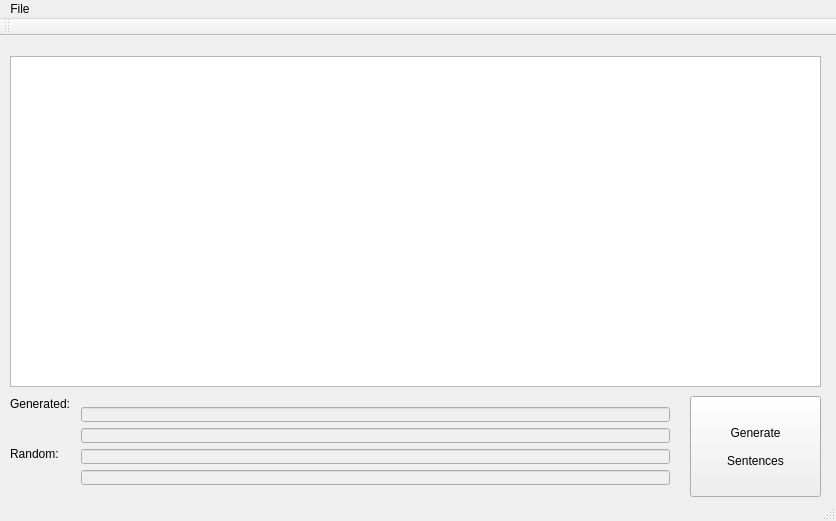
<?xml version="1.0" encoding="UTF-8"?>
<ui version="4.0">
 <class>MainWindow</class>
 <widget class="QMainWindow" name="MainWindow">
  <property name="geometry">
   <rect>
    <x>0</x>
    <y>0</y>
    <width>836</width>
    <height>521</height>
   </rect>
  </property>
  <property name="windowTitle">
   <string>Short Story Sentence Generator</string>
  </property>
  <widget class="QWidget" name="centralWidget">
   <widget class="QWidget" name="verticalLayoutWidget">
    <property name="geometry">
     <rect>
      <x>70</x>
      <y>360</y>
      <width>611</width>
      <height>100</height>
     </rect>
    </property>
    <layout class="QVBoxLayout" name="sentenceLayout">
     <item>
      <widget class="QLineEdit" name="gen1">
       <property name="enabled">
        <bool>false</bool>
       </property>
      </widget>
     </item>
     <item>
      <widget class="QLineEdit" name="gen2">
       <property name="enabled">
        <bool>false</bool>
       </property>
      </widget>
     </item>
     <item>
      <widget class="QLineEdit" name="gen3">
       <property name="enabled">
        <bool>false</bool>
       </property>
      </widget>
     </item>
     <item>
      <widget class="QLineEdit" name="gen4">
       <property name="enabled">
        <bool>false</bool>
       </property>
      </widget>
     </item>
    </layout>
   </widget>
   <widget class="QTableWidget" name="wordTable">
    <property name="geometry">
     <rect>
      <x>10</x>
      <y>20</y>
      <width>811</width>
      <height>331</height>
     </rect>
    </property>
   </widget>
   <widget class="QPushButton" name="pushButton">
    <property name="geometry">
     <rect>
      <x>690</x>
      <y>360</y>
      <width>131</width>
      <height>101</height>
     </rect>
    </property>
    <property name="text">
     <string>Generate

Sentences</string>
    </property>
   </widget>
   <widget class="QLabel" name="label_2">
    <property name="geometry">
     <rect>
      <x>10</x>
      <y>360</y>
      <width>81</width>
      <height>16</height>
     </rect>
    </property>
    <property name="text">
     <string>Generated:</string>
    </property>
   </widget>
   <widget class="QLabel" name="label_3">
    <property name="geometry">
     <rect>
      <x>10</x>
      <y>410</y>
      <width>81</width>
      <height>16</height>
     </rect>
    </property>
    <property name="text">
     <string>Random:</string>
    </property>
   </widget>
  </widget>
  <widget class="QMenuBar" name="menuBar">
   <property name="geometry">
    <rect>
     <x>0</x>
     <y>0</y>
     <width>836</width>
     <height>21</height>
    </rect>
   </property>
   <widget class="QMenu" name="menuOpen_File">
    <property name="title">
     <string>File</string>
    </property>
    <addaction name="openFileAction"/>
   </widget>
   <addaction name="menuOpen_File"/>
  </widget>
  <widget class="QToolBar" name="mainToolBar">
   <attribute name="toolBarArea">
    <enum>TopToolBarArea</enum>
   </attribute>
   <attribute name="toolBarBreak">
    <bool>false</bool>
   </attribute>
  </widget>
  <widget class="QStatusBar" name="statusBar"/>
  <action name="openFileAction">
   <property name="text">
    <string>Open File</string>
   </property>
  </action>
 </widget>
 <layoutdefault spacing="6" margin="11"/>
 <resources/>
 <connections/>
</ui>
